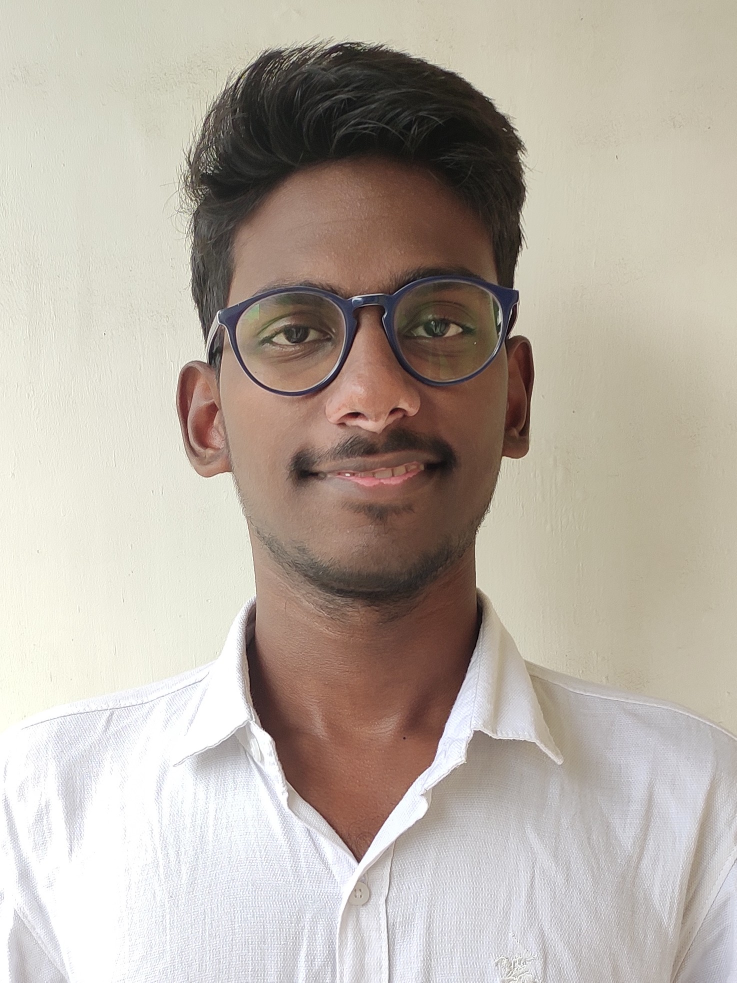
#> input picture photo.jpg, 1473 x 1965 px (shown at 1/2 size)
$ python face_detect.py
#> lines starting #> are read from the running program, lines starting #| are printed output that depends on the picture; after the words box and inside, x2 and y2 are one past the last pixel; in counts of white or black regions, pixels touching at a corner belong together
import cv2

face_cascade=cv2.CascadeClassifier("haarcascade_frontalface_default.xml")

'''xml file contains the trained model that can identify the face'''

img= cv2.imread("photo.jpg")
#> img is the input picture: shape (1965, 1473, 3); mean B, G, R 163.8, 173.9, 183.3

gray_img=cv2.cvtColor(img,cv2.COLOR_BGR2GRAY)
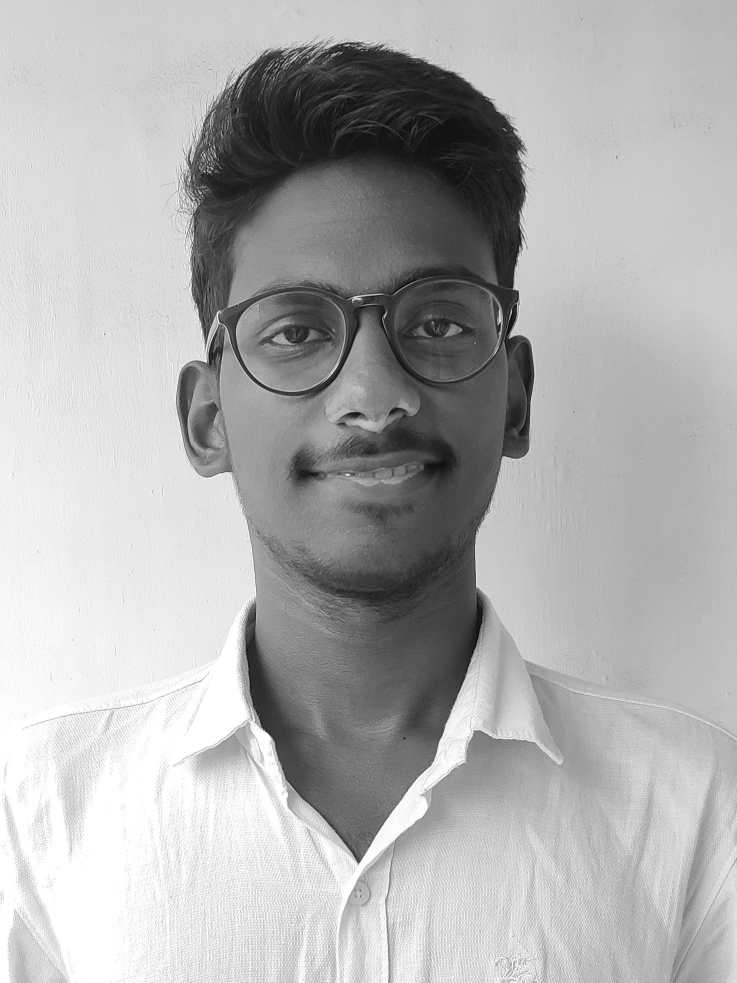
#> gray_img: shape (1965, 1473) (shown at 1/2 size); min 1, max 255, mean 175.6

faces=face_cascade.detectMultiScale(gray_img,
scaleFactor=1.1,
minNeighbors=10)
#> faces = [[356, 362, 760, 760]]

'''faces would contain all the co-ordinates of the faces
 detected and scaleFactor is like first it checks in a
 small block for faces and would increase this block
 size by 5% in the next iteration until whole image is
 iterated so that this block would consist the required
 faces and minNeighbors is the neighbour blocks considered
 so that all together form a face'''

'''used 1.1,10 but 1.05,5 are optimal values preferred'''

for x,y,w,h in faces:
    img=cv2.rectangle(img,(x,y),(x+w,y+h),(0,255,0),3)
#> this loop made 1 pass
#> pass 1, `img=cv2.rectangle(img,(x,y),(x+w,y+h),(0,255,0),3)`:
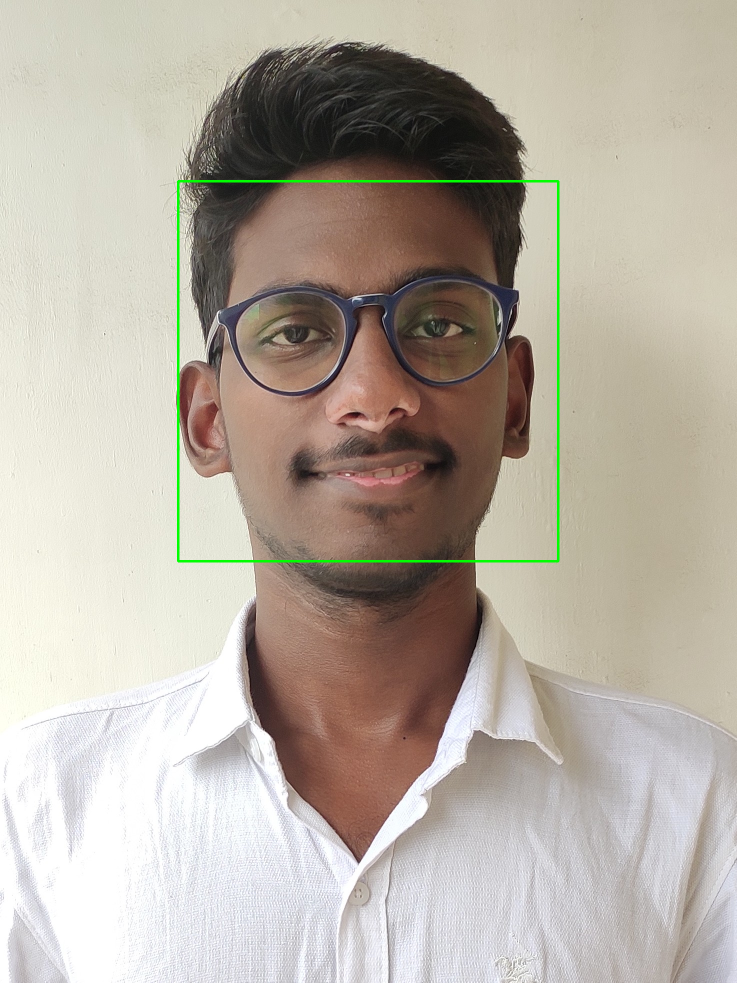
#> img: shape (1965, 1473, 3) (shown at 1/2 size); 0.52% of pixels changed, all inside (x1, y1, x2, y2) = (354, 360, 1119, 1125)


'''x,y,w,h would be the co-ordinates required to find faces and 0,255,0
for green and 3 would be rectangle's border width'''

resized=cv2.resize(img,(int(img.shape[0]/3),int(img.shape[1]/3)))
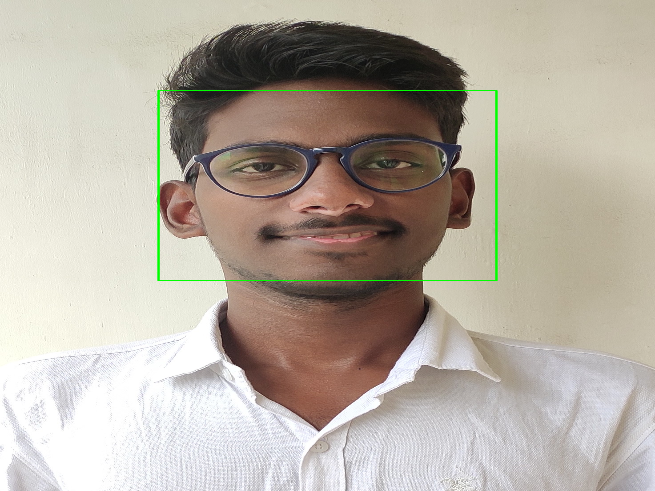
#> resized: shape (491, 655, 3); mean B, G, R 162.9, 174.2, 182.3

print(faces)
#| [[356 362 760 760]]

cv2.imshow("Gray",resized)
cv2.waitKey(0)
cv2.destroyAllWindows()
